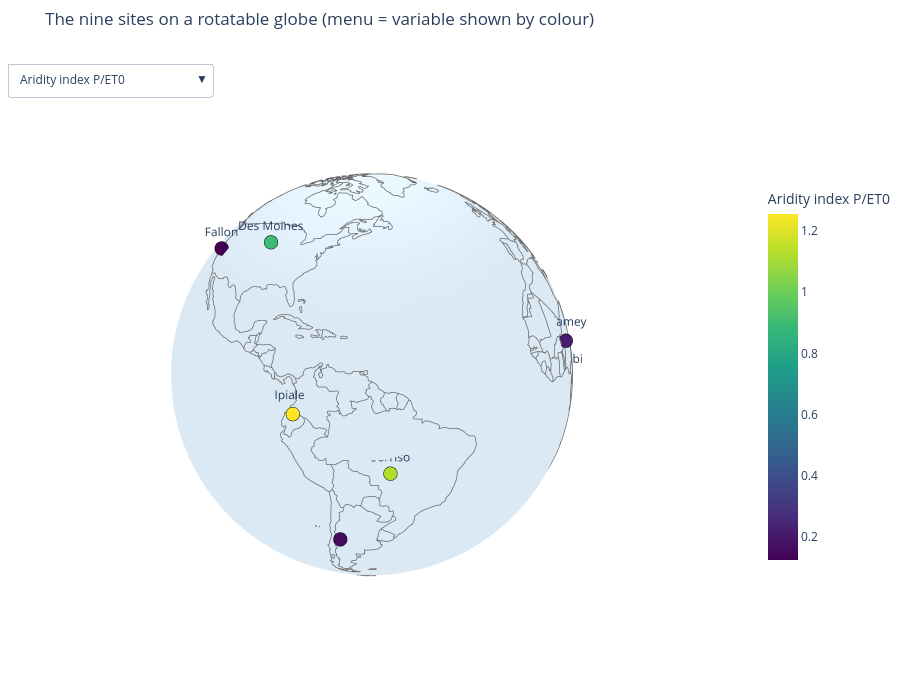

The cell this chart's notebook holds for it:
### Markdown cell above
## 6 · Globe with a switchable variable

Drag to rotate the globe (scroll to zoom). Use the menu to colour the nine sites by a different indicator.
Values are the 25-year POWER summaries from notebook 01 (each point is a ~55–110 km cell, not a farm).

### Code cell
VARS_MAP = {
    "Aridity index P/ET0":             ("P/ET0", "Viridis"),
    "Annual rain (mm)":                ("rain_mm_yr", "Blues"),
    "Annual ET0 (mm)":                 ("ET0_mm_yr", "YlOrRd"),
    "Mean temperature (°C)":           ("Tmean_C", "RdYlBu_r"),
    "Frost days/yr (Tmin ≤ 2 °C)":     ("frost_days_Tmin<=2C_yr", "PuBu"),
    "Rain variability, CV (%)":        ("rain_CV_%", "Oranges"),
    "Seasonal range of Tmean (°C)":    ("seasonal_range_Tmean_C", "Magma"),
}
import json
def xyz(lat, lon, r=1.0):
    la, lo = np.radians(np.asarray(lat, float)), np.radians(np.asarray(lon, float))
    return r*np.cos(la)*np.cos(lo), r*np.cos(la)*np.sin(lo), r*np.sin(la)

# country outlines (Natural Earth, public domain) stored locally so the globe works offline
outline = None
for d in DATA_DIRS:
    f = Path(d) / "world_outline.json"
    if f.exists(): outline = json.load(open(f)); break

names = list(summ.index)
lat = [SITES[n][0] for n in names]; lon = [SITES[n][1] for n in names]
x, y, z = xyz(lat, lon, 1.02)
first = list(VARS_MAP)[0]; col0, cs0 = VARS_MAP[first]

fig = go.Figure()
# ocean sphere
u, v = np.meshgrid(np.linspace(0, 2*np.pi, 90), np.linspace(-np.pi/2, np.pi/2, 45))
fig.add_trace(go.Surface(x=np.cos(v)*np.cos(u), y=np.cos(v)*np.sin(u), z=np.sin(v), showscale=False,
                         colorscale=[[0, "#dbe9f4"], [1, "#dbe9f4"]], lighting=dict(ambient=1, diffuse=0), hoverinfo="skip"))
if outline:
    ox, oy, oz = xyz([np.nan if q is None else q for q in outline["lat"]], [np.nan if q is None else q for q in outline["lon"]], 1.003)
    fig.add_trace(go.Scatter3d(x=ox, y=oy, z=oz, mode="lines", line=dict(color="#6b6b6b", width=1.5), hoverinfo="skip", showlegend=False))
else:
    print("world_outline.json not found: showing the sphere without continents")
fig.add_trace(go.Scatter3d(x=x, y=y, z=z, mode="markers+text", text=names, textposition="top center", showlegend=False,
                           marker=dict(size=8, color=summ[col0], colorscale=cs0, line=dict(color="black", width=1),
                                       colorbar=dict(title=first, len=.6)),
                           customdata=np.c_[summ["aridity_class"], summ["rain_mm_yr"], summ["ET0_mm_yr"], summ["Tmean_C"]],
                           hovertemplate="<b>%{text}</b><br>%{customdata[0]}<br>rain %{customdata[1]:.0f} mm | ET0 %{customdata[2]:.0f} mm<br>Tmean %{customdata[3]:.1f} °C<extra></extra>"))
idx = len(fig.data) - 1
buttons = [dict(label=k, method="restyle",
                args=[{"marker.color": [summ[c].tolist()], "marker.colorscale": [cs], "marker.colorbar.title.text": k}, [idx]])
           for k, (c, cs) in VARS_MAP.items()]
cam_lat, cam_lon = np.radians(10), np.radians(-60)
fig.update_layout(title="The nine sites on a rotatable globe (menu = variable shown by colour)", height=700, margin=dict(l=0, r=0, t=50, b=0),
                  updatemenus=[dict(buttons=buttons, direction="down", x=0.01, y=0.98, xanchor="left", yanchor="top")],
                  scene=dict(xaxis=dict(visible=False), yaxis=dict(visible=False), zaxis=dict(visible=False), aspectmode="data",
                             camera=dict(eye=dict(x=1.9*np.cos(cam_lat)*np.cos(cam_lon), y=1.9*np.cos(cam_lat)*np.sin(cam_lon), z=1.9*np.sin(cam_lat)))))
save(fig, "3d_05_globe_sites"); fig.show()

### Figure 1 — Plotly figure (JSON) as saved in the notebook; plotly's stock layout.template omitted (floating-point values rounded to 4 significant figures; data arrays with more than 128 entries replaced by an {"elided": "..."} marker saying what was removed)
{"data": [{"colorscale": [[0, "#dbe9f4"], [1, "#dbe9f4"]], "hoverinfo": "skip", "lighting": {"ambient": 1, "diffuse": 0}, "showscale": false, "type": "surface", "x": {"elided": "45x90 float values"}, "y": {"elided": "45x90 float values"}, "z": {"elided": "45x90 float values"}}, {"hoverinfo": "skip", "line": {"color": "#6b6b6b", "width": 1.5}, "mode": "lines", "showlegend": false, "type": "scatter3d", "x": {"elided": "10918 float values"}, "y": {"elided": "10918 float values"}, "z": {"elided": "10918 float values"}}, {"customdata": [["humid", 1105.0, 880.3, 13.18], ["semi-arid", 580.8, 1722.0, 20.18], ["humid", 1502.0, 1333.0, 25.72], ["humid", 856.8, 955.3, 10.39], ["semi-arid", 733.5, 1740.0, 25.18], ["semi-arid", 555.0, 2542.0, 28.77], ["humid", 1605.0, 1576.0, 27.46], ["arid", 283.3, 1808.0, 17.03], ["arid", 174.0, 1383.0, 13.39]], "hovertemplate": "<b>%{text}</b><br>%{customdata[0]}<br>rain %{customdata[1]:.0f} mm | ET0 %{customdata[2]:.0f} mm<br>Tmean %{customdata[3]:.1f} °C<extra></extra>", "marker": {"color": [1.255, 0.3373, 1.127, 0.8968, 0.4214, 0.2184, 1.018, 0.1567, 0.1258], "colorbar": {"len": 0.6, "title": {"text": "Aridity index P/ET0"}}, "colorscale": [[0, "#440154"], [0.1111, "#482878"], [0.2222, "#3e4989"], [0.3333, "#31688e"], [0.4444, "#26828e"], [0.5556, "#1f9e89"], [0.6667, "#35b779"], [0.7778, "#6ece58"], [0.8889, "#b5de2b"], [1, "#fde725"]], "line": {"color": "black", "width": 1}, "size": 8}, "mode": "markers+text", "showlegend": false, "text": ["Ipiales", "Nairobi", "Sorriso", "Des Moines", "Ludhiana", "Niamey", "Can Tho", "Mendoza", "Fallon"], "textposition": "top center", "type": "scatter3d", "x": [0.2183, 0.8163, 0.5609, -0.04803, 0.214, 0.9911, -0.2731, 0.3092, -0.3791], "y": [-0.9963, 0.6111, -0.8226, -0.7612, 0.8487, 0.03652, 0.9666, -0.7988, -0.6901], "z": [0.01478, -0.02296, -0.2215, 0.6772, 0.5238, 0.2383, 0.1776, -0.5539, 0.6484]}], "layout": {"height": 700, "margin": {"b": 0, "l": 0, "r": 0, "t": 50}, "scene": {"aspectmode": "data", "camera": {"eye": {"x": 0.9356, "y": -1.62, "z": 0.3299}}, "xaxis": {"visible": false}, "yaxis": {"visible": false}, "zaxis": {"visible": false}}, "title": {"text": "The nine sites on a rotatable globe (menu = variable shown by colour)"}, "updatemenus": [{"buttons": [{"args": [{"marker.color": [[1.255, 0.3373, 1.127, 0.8968, 0.4214, 0.2184, 1.018, 0.1567, 0.1258]], "marker.colorbar.title.text": "Aridity index P/ET0", "marker.colorscale": ["Viridis"]}, [2]], "label": "Aridity index P/ET0", "method": "restyle"}, {"args": [{"marker.color": [[1105.0, 580.8, 1502.0, 856.8, 733.5, 555.0, 1605.0, 283.3, 174.0]], "marker.colorbar.title.text": "Annual rain (mm)", "marker.colorscale": ["Blues"]}, [2]], "label": "Annual rain (mm)", "method": "restyle"}, {"args": [{"marker.color": [[880.3, 1722.0, 1333.0, 955.3, 1740.0, 2542.0, 1576.0, 1808.0, 1383.0]], "marker.colorbar.title.text": "Annual ET0 (mm)", "marker.colorscale": ["YlOrRd"]}, [2]], "label": "Annual ET0 (mm)", "method": "restyle"}, {"args": [{"marker.color": [[13.18, 20.18, 25.72, 10.39, 25.18, 28.77, 27.46, 17.03, 13.39]], "marker.colorbar.title.text": "Mean temperature (°C)", "marker.colorscale": ["RdYlBu_r"]}, [2]], "label": "Mean temperature (°C)", "method": "restyle"}, {"args": [{"marker.color": [[0, 0, 0, 155.6, 1.8, 0, 0, 35.88, 129.1]], "marker.colorbar.title.text": "Frost days/yr (Tmin ≤ 2 °C)", "marker.colorscale": ["PuBu"]}, [2]], "label": "Frost days/yr (Tmin ≤ 2 °C)", "method": "restyle"}, {"args": [{"marker.color": [[21.58, 24.59, 23.03, 21.53, 33.13, 18.6, 34.94, 29.86, 35.4]], "marker.colorbar.title.text": "Rain variability, CV (%)", "marker.colorscale": ["Oranges"]}, [2]], "label": "Rain variability, CV (%)", "method": "restyle"}, {"args": [{"marker.color": [[1.549, 2.982, 5.413, 30.5, 23.51, 11.29, 4.784, 17.48, 25.85]], "marker.colorbar.title.text": "Seasonal range of Tmean (°C)", "marker.colorscale": ["Magma"]}, [2]], "label": "Seasonal range of Tmean (°C)", "method": "restyle"}], "direction": "down", "x": 0.01, "xanchor": "left", "y": 0.98, "yanchor": "top"}]}}
